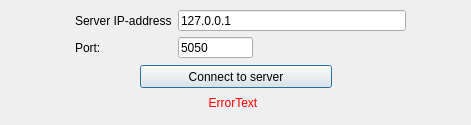
<?xml version="1.0" encoding="UTF-8"?>
<ui version="4.0">
 <class>AddNewServerConnectionDialog</class>
 <widget class="QDialog" name="AddNewServerConnectionDialog">
  <property name="geometry">
   <rect>
    <x>0</x>
    <y>0</y>
    <width>471</width>
    <height>125</height>
   </rect>
  </property>
  <property name="windowTitle">
   <string>Add new connection to a render server</string>
  </property>
  <property name="modal">
   <bool>false</bool>
  </property>
  <widget class="QWidget" name="formWidget" native="true">
   <property name="enabled">
    <bool>true</bool>
   </property>
   <property name="geometry">
    <rect>
     <x>5</x>
     <y>5</y>
     <width>461</width>
     <height>116</height>
    </rect>
   </property>
   <property name="sizePolicy">
    <sizepolicy hsizetype="Fixed" vsizetype="Fixed">
     <horstretch>0</horstretch>
     <verstretch>0</verstretch>
    </sizepolicy>
   </property>
   <widget class="QWidget" name="formLayoutWidget">
    <property name="geometry">
     <rect>
      <x>70</x>
      <y>5</y>
      <width>331</width>
      <height>48</height>
     </rect>
    </property>
    <layout class="QFormLayout" name="formLayout">
     <property name="fieldGrowthPolicy">
      <enum>QFormLayout::AllNonFixedFieldsGrow</enum>
     </property>
     <item row="0" column="1">
      <widget class="QLineEdit" name="ipValue">
       <property name="text">
        <string>127.0.0.1</string>
       </property>
       <property name="placeholderText">
        <string/>
       </property>
      </widget>
     </item>
     <item row="0" column="0">
      <widget class="QLabel" name="label">
       <property name="text">
        <string>Server IP-address</string>
       </property>
      </widget>
     </item>
     <item row="1" column="0">
      <widget class="QLabel" name="label_2">
       <property name="text">
        <string>Port:</string>
       </property>
      </widget>
     </item>
     <item row="1" column="1">
      <widget class="QLineEdit" name="portValue">
       <property name="sizePolicy">
        <sizepolicy hsizetype="Fixed" vsizetype="Fixed">
         <horstretch>0</horstretch>
         <verstretch>0</verstretch>
        </sizepolicy>
       </property>
       <property name="maximumSize">
        <size>
         <width>75</width>
         <height>16777215</height>
        </size>
       </property>
       <property name="text">
        <string>5050</string>
       </property>
       <property name="maxLength">
        <number>5</number>
       </property>
       <property name="placeholderText">
        <string/>
       </property>
      </widget>
     </item>
    </layout>
   </widget>
   <widget class="QPushButton" name="connectButton">
    <property name="geometry">
     <rect>
      <x>135</x>
      <y>60</y>
      <width>192</width>
      <height>23</height>
     </rect>
    </property>
    <property name="text">
     <string>Connect to server</string>
    </property>
   </widget>
   <widget class="QLabel" name="errorLabel">
    <property name="geometry">
     <rect>
      <x>5</x>
      <y>85</y>
      <width>446</width>
      <height>26</height>
     </rect>
    </property>
    <property name="styleSheet">
     <string notr="true">color:red</string>
    </property>
    <property name="text">
     <string>ErrorText</string>
    </property>
    <property name="alignment">
     <set>Qt::AlignCenter</set>
    </property>
    <property name="wordWrap">
     <bool>true</bool>
    </property>
   </widget>
  </widget>
 </widget>
 <resources/>
 <connections/>
</ui>
